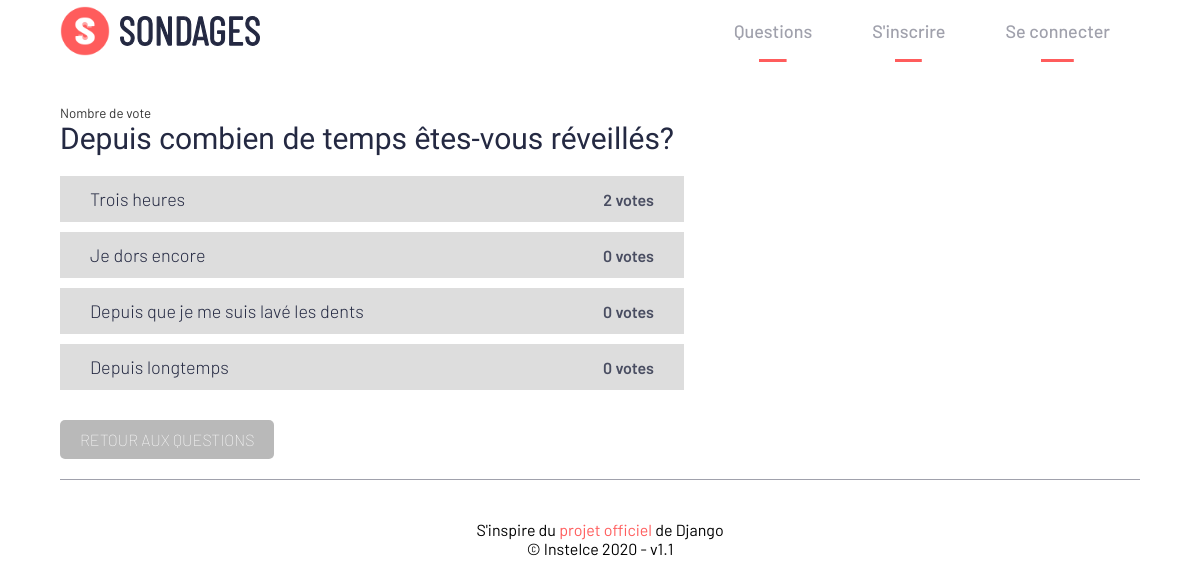
The page /27/results/ on the database its author committed.
### polls/models.py (models this page shows, shortened)
class Question(models.Model):
    question_text = models.CharField(max_length=200)
    pub_date = models.DateTimeField('date published')
    author = models.ForeignKey(User, on_delete=models.CASCADE)
    def was_published_recently(self):
        now = timezone.now()
        return now - datetime.timedelta(days=1) <= self.pub_date <= now
    was_published_recently.admin_order_field = 'pub_date'
    was_published_recently.boolean = True
    was_published_recently.short_description = 'Published recently ?'

class Choice(models.Model):
    question = models.ForeignKey(Question, on_delete=models.CASCADE)
    choice_text = models.CharField(max_length=200)
    votes = models.IntegerField(default=0)

### polls/views.py (the view)
# urls.py: path('<int:pk>/results/', views.ResultsView.as_view(), name='results'),
class ResultsView(generic.DetailView):
    model = Question
    template_name = 'polls/results.html'
    extra_context = {'title': 'Detail'}

### polls/templates/polls/results.html
{% extends "polls/base.html" %}
{% load static %}
{% block content %}
<div class="sondage__container">
    <small class="text__gray">Nombre de vote</small>
    <h3 class="main__title">{{ question.question_text }}</h3>
    <div class="results__container">
        {% for choice in question.choice_set.all %}
            <div class="results__item">
                <h4 class="results__text">{{ choice.choice_text }}</h4><p class="votes__text">{{ choice.votes }} vote{{ choice.votes|pluralize }}</p>
            </div>
        {% endfor %}
    </div>
    <a class="btn button__gray mt-2" href="{% url 'polls:home' %}">Retour aux questions</a>
</div>
{% endblock content %}

### polls/static/polls/css/main.css (style rules this page uses)
html { --color-primary-blue:hsl(230, 29%, 20%); --color-primary-red:hsl(0, 100%, 68%); --color-secondary-dark-grayish-blue: hsl(230, 11%, 40%); --color-secondary-grayish-blue: hsl(231, 7%, 65%); }
body { height: auto; overflow-x: hidden; font-family: 'Barlow', sans-serif; }
.btn { padding: 10px 20px; text-transform: uppercase; border-radius: 5px; color: #ffffff; border: none; outline: none; font-weight: 100; text-align: center; opacity: 1; display: inline-flex; justify-content: center; align-items: center; transition: opacity 0.2s, background 0.3s; }
.button__gray { background: rgba(138, 138, 138, 0.6); }
.text__gray { color: rgba(0, 0, 0, 0.8); }
.mt-2 { margin-top: 20px; }
.main__title { margin-bottom: 20px; font-size: 30px; font-family: 'Barlow Condensed'; font-weight: 100; color: var(--color-primary-blue); }
.sondage__container { width: 100%; padding-right: 40px; display: inline-block; }
.results__item { width: 60%; padding: 12px 30px; margin-bottom: 10px; background-color: rgb(221, 221, 221); display: flex; align-items: center; justify-content: space-between; }
.results__text { font-size: 18px; font-weight: 300; color: var(--color-primary-blue); }
.votes__text { color: hsla(230, 29%, 20%, 0.8); font-weight: 600; }

### rows shown on the page
Question: question_text "Depuis combien de temps êtes-vous réveillés?"
Choice: choice_text "Trois heures", votes "2"
Choice: choice_text "Je dors encore", votes "0"
Choice: choice_text "Depuis que je me suis lavé les dents", votes "0"
Choice: choice_text "Depuis longtemps", votes "0"
